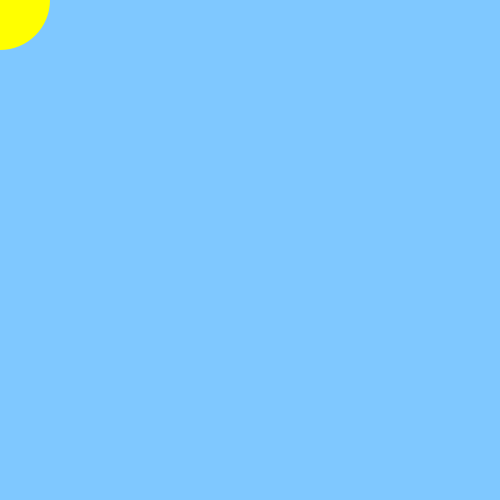
Frame 1 (no input)
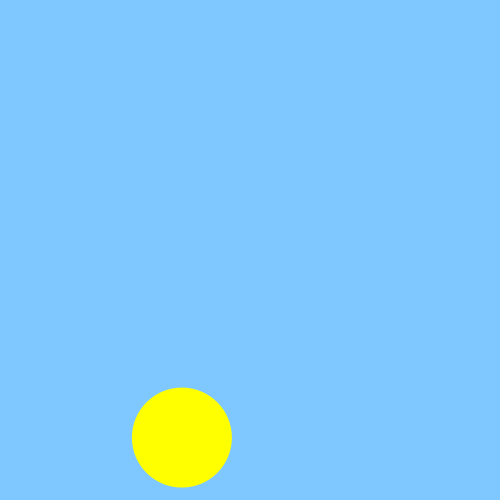
Frame 60 (the mouse pressed at the canvas centre just before this capture)
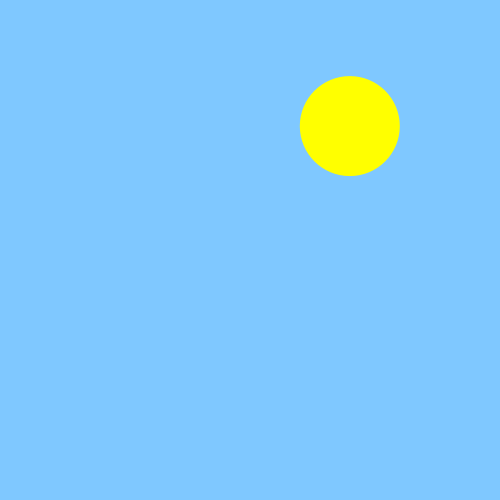
Frame 120 (the mouse held since frame 60 and released just before this capture)

The Processing sketch that drew these frames (run headless with seeded random() and noise(); from frame 60 on, the mouse is pressed at the canvas centre):

// Processing sketch: CircleBounce0
// ── CircleBounce0.pde
float x, y, vx, vy;
int radius = 50;

void setup() {
  size(500, 500);
  noStroke();
  ellipseMode(RADIUS);
  fill(255, 255, 0);
  x = 0;
  y = 0;
  vx = random(3, 20);
  vy = random(3, 20);
  //frameRate(20);
}

void draw() {
  background(127, 200, 255);
  ellipse(x, y, radius, radius);
  x = x + vx;
  y = y + vy;
  if (x > width || x < 0) vx = -vx;
  if (y > height || y < 0) vy = -vy; 
}
